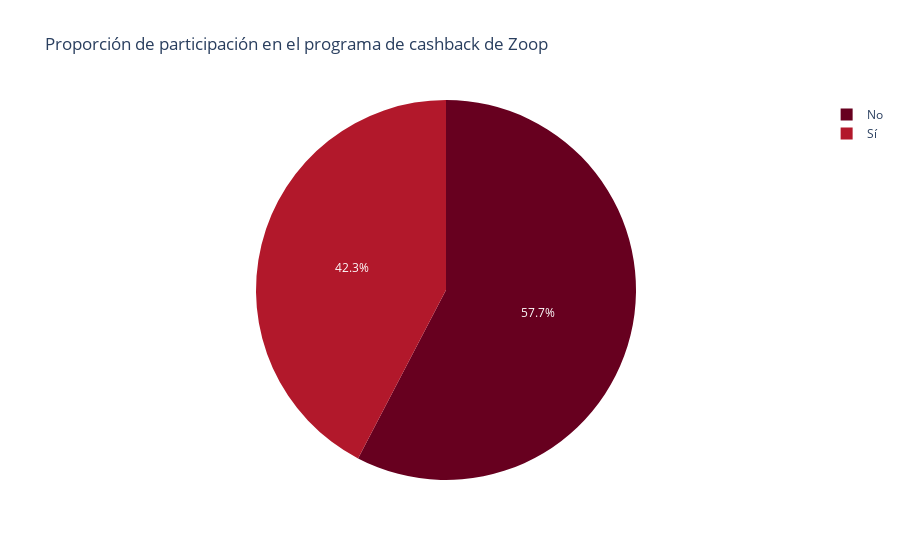

This figure's notebook cell:
### Markdown cell above
## Pregunta 5: ¿Cuál es la proporción de clientela que participa en el programa de cashback?

#### Prompt

Tenemos un DataFrame llamado "df" y queremos construir un gráfico que muestre la proporción de usuarios(as) que están participando en el programa de cashback de Zoop.

En "df", tenemos la columna "cashback" que contiene estos datos.

Utiliza las bibliotecas de visualización de datos de Python para crear esta visualización.

#### Respuesta

Para visualizar la **proporción de usuarios que participan o no en el programa de cashback** a partir de la columna `cashback`, puedes usar un **gráfico circular (pie chart)**, que es ideal para mostrar proporciones.

A continuación te dejo el código en Python usando **Plotly** para interactividad (también incluyo alternativa en Matplotlib si prefieres algo más simple).

---

### ✅ Opción 1: Gráfico interactivo con Plotly

```python
import plotly.express as px

# Contar cuántos clientes participan o no en el programa
cashback_counts = df['cashback'].value_counts().reset_index()
cashback_counts.columns = ['Participa', 'Cantidad']

# Crear gráfico circular
fig = px.pie(
    cashback_counts,
    names='Participa',
    values='Cantidad',
    title='Proporción de participación en el programa de cashback de Zoop',
    color_discrete_sequence=px.colors.sequential.RdBu
)

fig.show()
```

---

### ✅ Opción 2: Gráfico simple con Matplotlib

```python
import matplotlib.pyplot as plt

# Contar la participación
cashback_counts = df['cashback'].value_counts()

# Crear gráfico de pastel
plt.figure(figsize=(6,6))
plt.pie(
    cashback_counts,
    labels=cashback_counts.index,
    autopct='%1.1f%%',
    startangle=90,
    colors=['#1f77b4', '#ff7f0e']
)
plt.title('Proporción de participación en el programa de cashback de Zoop')
plt.axis('equal')  # para que el gráfico sea circular
plt.show()
```

---

### 🧠 ¿Qué muestra?

* **Visualmente** cuánto del total de usuarios participa en el programa.
* Puedes ver rápidamente si la mayoría lo usa o no.

¿Te gustaría ver esto en formato de barras en lugar de circular o comparar por región/sexo/edad también? Te puedo ayudar a extenderlo.

### Code cell
import plotly.express as px

# Contar cuántos clientes participan o no en el programa
cashback_counts = df["cashback"].value_counts().reset_index()
cashback_counts.columns = ["Participa", "Cantidad"]

# Crear gráfico circular
fig = px.pie(
    cashback_counts,
    names="Participa",
    values="Cantidad",
    title="Proporción de participación en el programa de cashback de Zoop",
    color_discrete_sequence=px.colors.sequential.RdBu,
)

fig.show()

### Figure 1 — Plotly figure (JSON) as saved in the notebook; plotly's stock layout.template omitted (floating-point values rounded to 4 significant figures)
{"data": [{"domain": {"x": [0, 1], "y": [0, 1]}, "hovertemplate": "Participa=%{label}<br>Cantidad=%{value}<extra></extra>", "labels": ["No", "Sí"], "legendgroup": "", "name": "", "showlegend": true, "type": "pie", "values": [3557, 2612]}], "layout": {"legend": {"tracegroupgap": 0}, "piecolorway": ["rgb(103,0,31)", "rgb(178,24,43)", "rgb(214,96,77)", "rgb(244,165,130)", "rgb(253,219,199)", "rgb(247,247,247)", "rgb(209,229,240)", "rgb(146,197,222)", "rgb(67,147,195)", "rgb(33,102,172)", "rgb(5,48,97)"], "title": {"text": "Proporción de participación en el programa de cashback de Zoop"}}}
